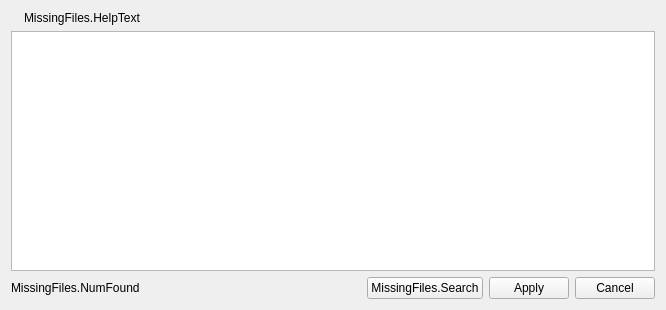
<?xml version="1.0" encoding="UTF-8"?>
<ui version="4.0">
 <class>OBSMissingFiles</class>
 <widget class="QWidget" name="OBSMissingFiles">
  <property name="geometry">
   <rect>
    <x>0</x>
    <y>0</y>
    <width>666</width>
    <height>310</height>
   </rect>
  </property>
  <property name="windowTitle">
   <string>MissingFiles</string>
  </property>
  <layout class="QGridLayout" name="gridLayout">
   <item row="0" column="0">
    <layout class="QHBoxLayout" name="horizontalLayout_3">
     <item>
      <widget class="QLabel" name="warningIcon">
       <property name="minimumSize">
        <size>
         <width>0</width>
         <height>0</height>
        </size>
       </property>
      </widget>
     </item>
     <item>
      <widget class="QLabel" name="label">
       <property name="sizePolicy">
        <sizepolicy hsizetype="Expanding" vsizetype="Preferred">
         <horstretch>0</horstretch>
         <verstretch>0</verstretch>
        </sizepolicy>
       </property>
       <property name="text">
        <string>MissingFiles.HelpText</string>
       </property>
      </widget>
     </item>
    </layout>
   </item>
   <item row="2" column="0">
    <widget class="QTableView" name="tableView">
     <property name="selectionMode">
      <enum>QAbstractItemView::NoSelection</enum>
     </property>
     <attribute name="horizontalHeaderMinimumSectionSize">
      <number>23</number>
     </attribute>
     <attribute name="horizontalHeaderDefaultSectionSize">
      <number>23</number>
     </attribute>
     <attribute name="verticalHeaderVisible">
      <bool>false</bool>
     </attribute>
     <attribute name="verticalHeaderMinimumSectionSize">
      <number>42</number>
     </attribute>
     <attribute name="verticalHeaderDefaultSectionSize">
      <number>42</number>
     </attribute>
    </widget>
   </item>
   <item row="3" column="0">
    <layout class="QVBoxLayout" name="verticalLayout">
     <item>
      <layout class="QHBoxLayout" name="horizontalLayout_2">
       <item>
        <widget class="QLabel" name="found">
         <property name="text">
          <string>MissingFiles.NumFound</string>
         </property>
        </widget>
       </item>
       <item>
        <spacer name="horizontalSpacer">
         <property name="orientation">
          <enum>Qt::Horizontal</enum>
         </property>
         <property name="sizeHint" stdset="0">
          <size>
           <width>40</width>
           <height>20</height>
          </size>
         </property>
        </spacer>
       </item>
       <item>
        <layout class="QHBoxLayout" name="horizontalLayout">
         <item>
          <widget class="QPushButton" name="browseButton">
           <property name="text">
            <string>MissingFiles.Search</string>
           </property>
          </widget>
         </item>
         <item>
          <widget class="QPushButton" name="doneButton">
           <property name="text">
            <string>Apply</string>
           </property>
          </widget>
         </item>
         <item>
          <widget class="QPushButton" name="cancelButton">
           <property name="text">
            <string>Cancel</string>
           </property>
          </widget>
         </item>
        </layout>
       </item>
      </layout>
     </item>
    </layout>
   </item>
  </layout>
 </widget>
 <resources/>
 <connections/>
</ui>
